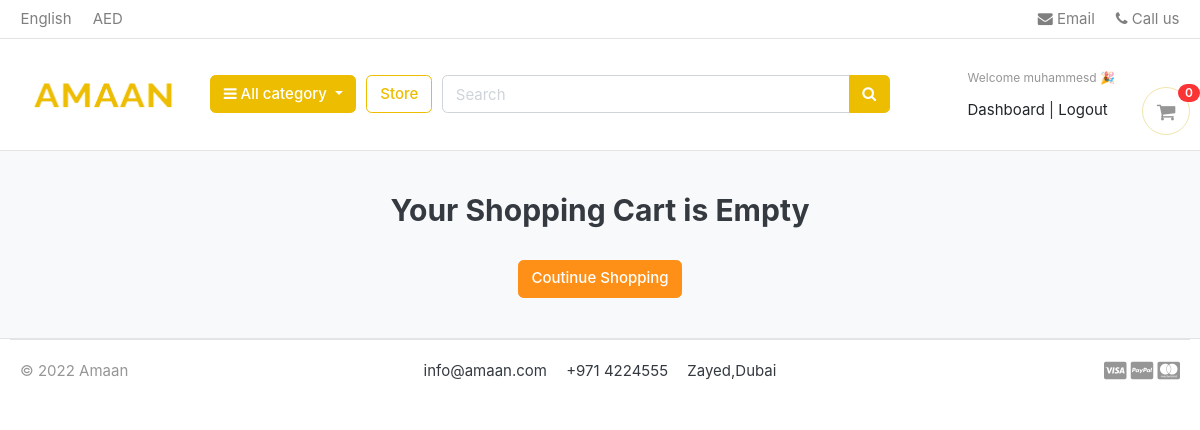
Before: /cart/ (signed in) with the older database file.
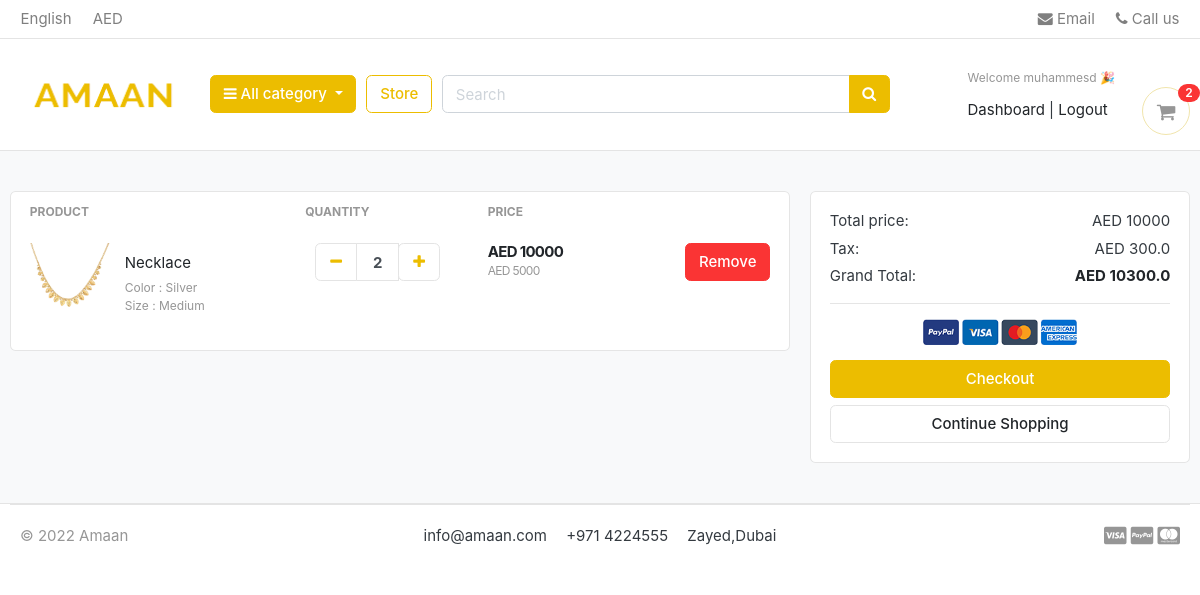
After: the same page with the newer database file.
### carts/models.py (models this page shows, shortened)
class CartItem(models.Model):
    user       = models.ForeignKey(Accounts, on_delete=models.CASCADE, null=True )
    product    = models.ForeignKey(Product, on_delete=models.CASCADE)
    variations = models.ManyToManyField(Variation, blank=True)
    cart       = models.ForeignKey(Cart, on_delete=models.CASCADE, null=True)
    quantity   = models.IntegerField()
    is_active  = models.BooleanField(default=True)
    def sub_total(self):
        return self.product.price * self.quantity

### store/models.py (models this page shows, shortened)
class Product(models.Model):
    product_name = models.CharField(max_length=200, unique=True)
    slug = models.SlugField(max_length=200, unique=True)
    description = models.TextField(max_length=200, blank=True)
    price = models.IntegerField()
    image = models.ImageField(upload_to='photos/products')
    stock = models.IntegerField()
    is_available = models.BooleanField(default=True)
    category = models.ForeignKey(Category, on_delete=models.CASCADE)
    created_date = models.DateTimeField(auto_now_add=True)
    modified_date = models.DateTimeField(auto_now=True)
    def get_url(self):
        return reverse('product_detail', args=[self.category.slug, self.slug])

class Variation(models.Model):
    product = models.ForeignKey(Product, on_delete=models.CASCADE)
    variation_category = models.CharField(max_length=100, choices=variation_category_choice)
    variation_value = models.CharField(max_length=100)
    is_active = models.BooleanField(default=True)
    created_date = models.DateTimeField(auto_now=True)
    objects = VariationManager()

### carts/views.py (the view)
# urls.py: path('cart/', include('carts.urls')),
def cart(request, total=0, quantity=0, cart_items=None):
    try:
        tax = 0
        grand_total = 0
        if request.user.is_authenticated:
                cart_items = CartItem.objects.filter(user=request.user, is_active=True)
        else:
            cart = Cart.objects.get(cart_id=cart_id(request))
            cart_items = CartItem.objects.filter(cart=cart, is_active=True)
        for cart_item in cart_items:
            total += (cart_item.product.price * cart_item.quantity)
            quantity += cart_item.quantity
        tax = (3 * total)/100
        grand_total = total + tax
    except ObjectDoesNotExist:
        pass #just ignore
    context = {
        'total' : total,
        'quantity' : quantity,
        'cart_items' : cart_items,
        'tax' : tax,
        'grand_total' : grand_total,
    }
    return render(request, 'store/cart.html', context)

### carts/context_processors.py (called while the page is built)
def counter(request):
    cart_count = 0
    if 'admin' in request.path:
        return{}
    else:
        try:
            cart = Cart.objects.filter(cart_id=cart_id(request))
            if request.user.is_authenticated:
                cart_items = CartItem.objects.all().filter(user=request.user)
            else:
                cart_items = CartItem.objects.all().filter(cart=cart[:1])
            for cart_item in cart_items:
                cart_count += cart_item.quantity
        except Cart.DoesNotExist:
            cart_count = 0
    return dict(cart_count=cart_count)

### carts/views.py (called while the page is built)
def cart_id(request):
    cart = request.session.session_key
    if not cart:
        cart = request.session.create()
    return cart

### category/context_processors.py (called while the page is built)
def menu_links(request):
    links = Category.objects.all()
    return dict(links=links)

### category/models.py (called while the page is built)
    def get_url(self):
        return reverse('products_by_category', args=[self.slug])

### templates/store/cart.html (shortened to what the changed rows need)
{% extends 'base.html' %}
{% load static %}
{% block content %}
<section class="section-content padding-y bg">
    <div class="container">
    {% if not cart_items %}
    <h2 class="text-center">Your Shopping Cart is Empty</h2>
    <br>
    <div class="text-center">
       <a href="{% url 'store' %}" class="btn btn-warning">Coutinue Shopping</a>
    </div>
    {% else %}
    <div class="row">
        <aside class="col-lg-8">
    <div class="card">
    <table class="table table-borderless table-shopping-cart">
    <thead class="text-muted">
    <tr class="small text-uppercase">
      <th scope="col">Product</th>
      <th scope="col" width="120">Quantity</th>
      <th scope="col" width="120">Price</th>
      <th scope="col" class="text-right" width="200"> </th>
    </tr>
    </thead>
    <tbody>
     {% for cart_item in cart_items %}
    <tr>
        <td>
            <figure class="itemside align-items-center">
                <div class="aside"><img src="{{ cart_item.product.image.url }}" class="img-sm"></div>
                <figcaption class="info">
                    <a href="{{ cart_item.product.get_url }}" class="title text-dark">{{ cart_item.product.product_name }}</a>
                    <p class="text-muted small">
                        {% if cart_item.variations.all %}
                          {% for item in cart_item.variations.all %}
                            {{ item.variation_category | capfirst }} : {{ item.variation_value | capfirst }} <br>
                          {% endfor %}
                        {% endif %}
                    </p>
                </figcaption>
            </figure>
        </td>
        <td>
                        <div class="col">
                            <div class="input-group input-spinner">
                                <div class="input-group-prepend">
                                <a href="{% url 'remove_cart' cart_item.product.id cart_item.id  %}" class="btn btn-light" type="button" id="button-plus"> <i class="fa fa-minus"></i></a>
                                </div>
                                <input type="text" class="form-control p-1"  value="{{cart_item.quantity}}">
                                <div class="input-group-append">
                                   <form action="{% url 'add_cart' cart_item.product.id %}" method="POST">
                                      <button class="btn btn-light" type="submit" id="button-minus"> <i class="fa fa-plus"></i></button>
                                   </form>
                                </div>
                            </div>
                        </div>
        </td>
        <td>
            <div class="price-wrap">
                <var class="price"><b>AED {{ cart_item.sub_total }}</b> </var>
                <small class="text-muted">AED {{cart_item.product.price}}</small>
            </div>
        </td>
        <td class="text-right">
        <a href="{% url 'remove_cart_item' cart_item.product.id cart_item.id %}" onclick="return confirm('Are you sure you want to delete this item?')" class="btn btn-danger"> Remove</a>
        </td>
    </tr>
    {% endfor %}
    </tbody>
    </table>
    </div>
        </aside>
        <aside class="col-lg-4">
            <div class="card">
            <div class="card-body">
                <dl class="dlist-align">
                  <dt>Total price:</dt>
                  <dd class="text-right">AED {{total}}</dd>
                </dl>
                <dl class="dlist-align">
                  <dt>Tax:</dt>
                  <dd class="text-right">AED {{tax}}</dd>
                </dl>
                <dl class="dlist-align">
                  <dt>Grand Total:</dt>
                  <dd class="text-right text-dark b"><strong>AED {{grand_total}}</strong></dd>
                </dl>
                <hr>
                <p class="text-center mb-3">
                    <img src="{% static './images/misc/payments.png' %}" height="26">
                </p>
                <a href="{% url 'checkout' %}" class="btn btn-primary btn-block"> Checkout </a>
                <a href="{% url 'store' %}" class="btn btn-light btn-block">Continue Shopping</a>
            </div>
            </div>
    </aside>
    </div>
    {% endif %}
    </div>
    </section>
{% endblock %}

### templates/includes/navbar.html (shortened to what this page needs)
{% load static%}
<header class="section-header">
    <nav class="navbar p-md-0 navbar-expand-sm navbar-light border-bottom">
    <div class="container">
      <div class="collapse navbar-collapse" id="navbarTop4">
        <ul class="navbar-nav mr-auto">
            <li class="nav-item dropdown">
                 <a href="#" class="nav-link">   English </a>
            </li>
            <li class="nav-item dropdown">
                <a href="#" class="nav-link"> AED </a>
            </li>
        </ul>
        <ul class="navbar-nav">
            <li><a href="#" class="nav-link"> <i class="fa fa-envelope"></i> Email </a></li>
            <li><a href="#" class="nav-link"> <i class="fa fa-phone"></i> Call us </a></li>
        </ul>
      </div>
    </div>
    </nav>
    <section class="header-main border-bottom">
        <div class="container">
    <div class="row align-items-center justify-content-around ">
        <div class="col-lg-2 col-md-3 col-6">
            <a href="{% url 'home' %}" class="brand-wrap">
                <img class="logo w-100" src="{% static './images/logo1.png' %}" >
            </a>
        </div>
        <div class="col-lg col-sm col-md col-6 flex-grow-0">
            <div class="category-wrap dropdown d-inline-block float-right">
                <button type="button" class="btn btn-primary dropdown-toggle" data-toggle="dropdown">
                    <i class="fa fa-bars"></i> All category
                </button>
            </div>
        </div>
        <a href="{% url 'store' %}" class="btn btn-outline-primary">Store</a>
        <div class="col-lg  col-md-6 col-sm-12 col d-none d-md-block">
            <form action="{% url 'search' %}" class="search " method="GET">
                <div class="input-group w-100">
                    <input type="text" class="form-control search-bar " style="width:60%;" placeholder="Search"  name="keyword"  required>
                    <div class="input-group-append">
                      <button class="btn btn-primary" type="submit">
                        <i class="fa fa-search "></i>
                      </button>
                    </div>
                </div>
            </form>
        </div>
        <div class="col-lg-3 col-sm-6 col-8 order-2 order-lg-3">
                    <div class="d-flex justify-content-end mb-3 mb-lg-0 mt-3">
                        {% if user.id is None%}
                        <div class="widget-header ">
                            <small class="title text-muted">Welcome guest !</small>
                            <div>
                                <a class="text-dark" href="{% url 'login' %}">Sign in</a> <span class="dark-transp"> | </span>
                                <a class="text-dark" href="{% url 'register' %}"> Register</a>
                            </div>
                        </div>
                        {% else %}
                        <div class="widget-header ">
                            <small class="title text-muted">Welcome {{user.first_name}} 🎉</small>
                            <div>
                                <a class="text-dark" href="{% url 'dashboard' %}">Dashboard</a> <span class="dark-transp"> | </span>
                                <a class="text-dark" href="{% url 'logout' %}"> Logout</a>
                        {% endif %}
                        <a href="{% url 'cart' %}" class="widget-header pl-3 ml-3">
                            <div class="icon icon-sm rounded-circle border"><i class="fa fa-shopping-cart"></i></div>
                            <span class="badge badge-pill badge-danger notify">{{cart_count}}</span>
                        </a>
                    </div>
                </div>
    </div>
        </div>
    </section>
    </header>

Changed rows visible on the page:
added CartItem: product.image (picture), product.product_name "Necklace", quantity "2", sub_total "10000", product.price "5000"
now on this page (row unchanged): Variation: variation_category "Color", variation_value "Silver"
now on this page (row unchanged): Variation: variation_category "Size", variation_value "Medium"
Other visible differences:
{{ cart_count }}: "0" → "2"
{{ total }}: (not shown) → "10000"
{{ tax }}: (not shown) → "300.0"
{{ grand_total }}: (not shown) → "10300.0"
text no longer shown: "Your Shopping Cart is Empty Coutinue Shopping"
text now shown: "PRODUCT QUANTITY PRICE Total price: AED Tax: AED Grand Total: AED Checkout Continue Shopping"
